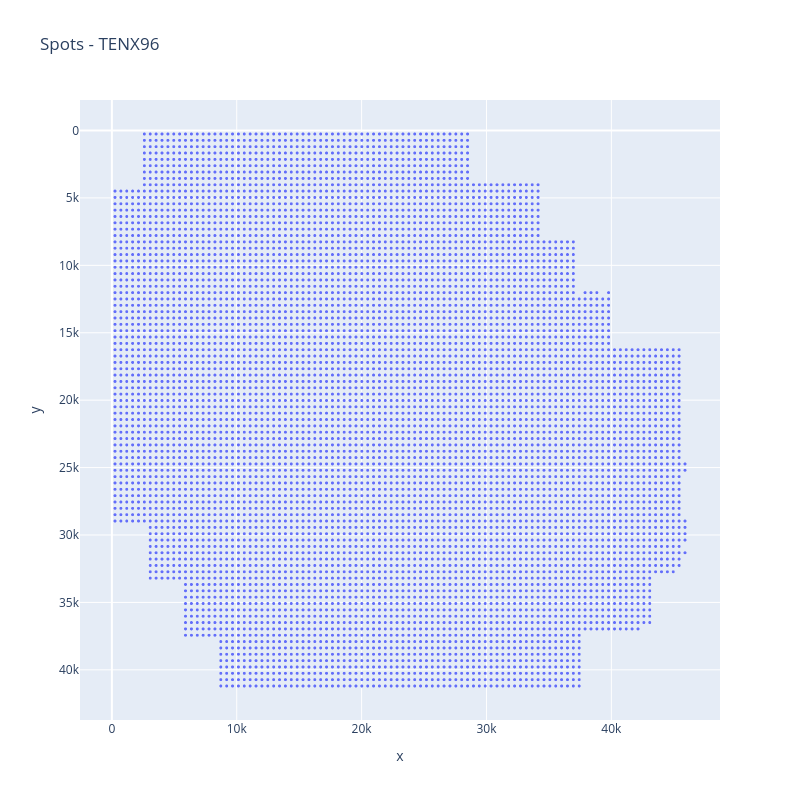
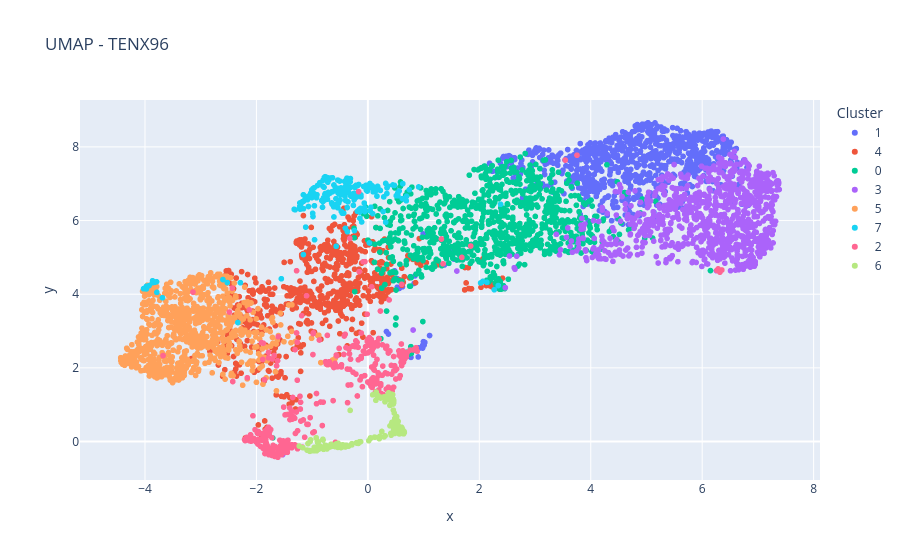
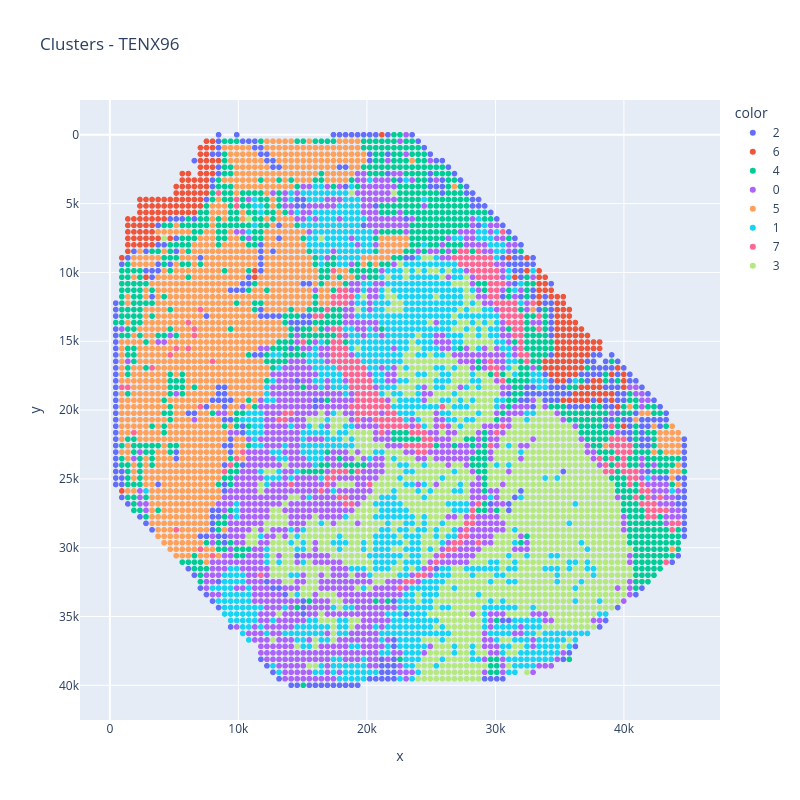
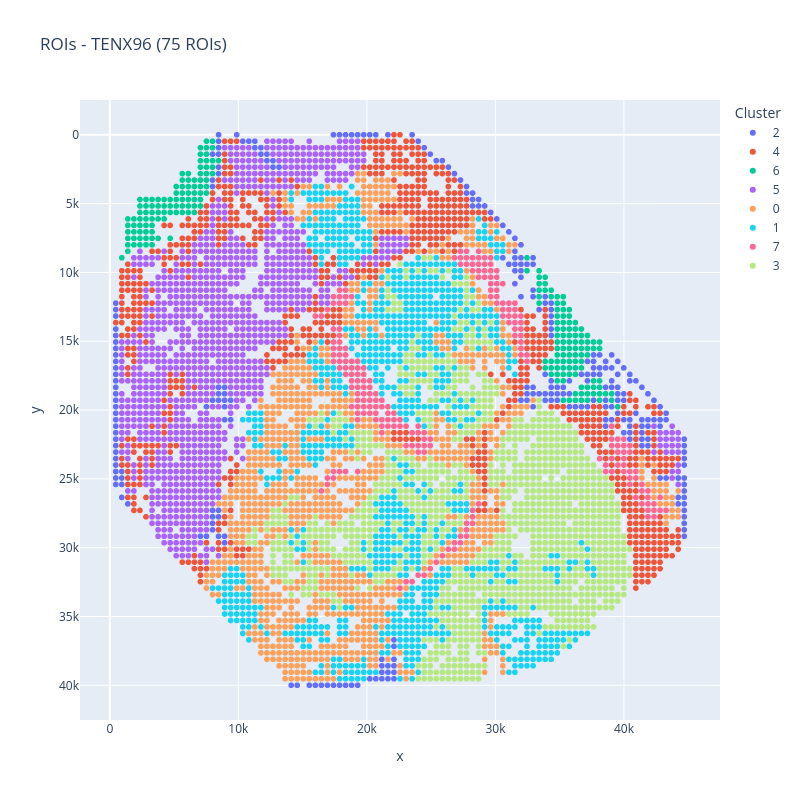

Notebook cell for these charts, in order:
### Markdown cell above
## 8. Main Pipeline

### Code cell
loader = HESTDataLoader(CONFIG['DATA_DIR'])
visualizer = HESTVisualizer()
extractor = HESTFeatureExtractor(CONFIG['DEVICE'])
clusterer = HESTClusterer(n_clusters=CONFIG['N_CLUSTERS'])
graph_builder = HESTGraphBuilder(CONFIG['OUTPUT_DIR'])
analyzer = HESTTranscriptomicsAnalyzer(CONFIG['BREAST_CANCER_MARKERS'])
roi_extractor = HESTROIExtractor(patch_size=CONFIG['PATCH_SIZE'], target_size=CONFIG['ROI_TARGET_SIZE'])

for slide in CONFIG['SLIDES']:
    print(f"\n{'='*20} {slide} {'='*20}")
    
    coords_h5, barcodes = loader.load_patches_metadata(slide)
    adata = loader.load_transcriptomics(slide)
    visualizer.plot_spatial_spots(adata, slide)
    
    markers = analyzer.find_available_markers(adata)
    patch_to_spot = analyzer.map_patches_to_spots(barcodes, adata)
    
    h5_path = loader.get_patches_path(slide)
    wsi_path = loader.get_wsi_path(slide)
    features, coords = extractor.extract(h5_path, CONFIG['OUTPUT_DIR'], slide)
    
    if features is not None:
        labels = clusterer.run(features)
        emb, emb_labels = clusterer.compute_umap(features, labels)
        visualizer.plot_umap(emb, emb_labels, slide)
        visualizer.plot_clusters_spatial(coords, labels, slide)
        
        rois = graph_builder.generate_rois(coords, labels, slide, CONFIG['ROI_DISTANCE_THRESHOLD'],
                                            min_patches=CONFIG['MIN_PATCHES_PER_ROI'])
        
        rois = roi_extractor.process_all_rois(wsi_path, coords, rois, CONFIG['OUTPUT_DIR'], slide)
        
        graph_builder.save_rois(rois, slide)
        visualizer.plot_rois_spatial(coords, rois, slide)
        
        G = graph_builder.create_knowledge_graph(coords, labels, rois, patch_to_spot, adata, markers, analyzer, slide)
        
        patches_in_rois = sum(r['num_patches'] for r in rois)
        lonely = len(coords) - patches_in_rois
        print(f"\nSummary: {len(coords)} patches, {len(rois)} ROIs, {patches_in_rois} in ROIs, {lonely} lonely")

roi_extractor.close()

### Figure 1 — Plotly figure (JSON) as saved in the notebook; plotly's stock layout.template omitted (floating-point values rounded to 4 significant figures; data arrays with more than 128 entries replaced by an {"elided": "..."} marker saying what was removed)
{"data": [{"hovertemplate": "x=%{x}<br>y=%{y}<extra></extra>", "legendgroup": "", "marker": {"color": "#636efa", "size": 3, "symbol": "circle"}, "mode": "markers", "name": "", "showlegend": false, "type": "scattergl", "x": {"elided": "7233 float values"}, "xaxis": "x", "y": {"elided": "7233 float values"}, "yaxis": "y"}], "layout": {"height": 800, "legend": {"tracegroupgap": 0}, "title": {"text": "Spots - TENX96"}, "width": 800, "xaxis": {"anchor": "y", "domain": [0, 1], "title": {"text": "x"}}, "yaxis": {"anchor": "x", "autorange": "reversed", "domain": [0, 1], "title": {"text": "y"}}}}

### Figure 2 — Plotly figure (JSON) as saved in the notebook; plotly's stock layout.template omitted (floating-point values rounded to 4 significant figures; data arrays with more than 128 entries replaced by an {"elided": "..."} marker saying what was removed)
{"data": [{"hovertemplate": "Cluster=1<br>x=%{x}<br>y=%{y}<extra></extra>", "legendgroup": "1", "marker": {"color": "#636efa", "symbol": "circle"}, "mode": "markers", "name": "1", "showlegend": true, "type": "scattergl", "x": {"elided": "848 float values"}, "xaxis": "x", "y": {"elided": "848 float values"}, "yaxis": "y"}, {"hovertemplate": "Cluster=4<br>x=%{x}<br>y=%{y}<extra></extra>", "legendgroup": "4", "marker": {"color": "#EF553B", "symbol": "circle"}, "mode": "markers", "name": "4", "showlegend": true, "type": "scattergl", "x": {"elided": "699 float values"}, "xaxis": "x", "y": {"elided": "699 float values"}, "yaxis": "y"}, {"hovertemplate": "Cluster=0<br>x=%{x}<br>y=%{y}<extra></extra>", "legendgroup": "0", "marker": {"color": "#00cc96", "symbol": "circle"}, "mode": "markers", "name": "0", "showlegend": true, "type": "scattergl", "x": {"elided": "930 float values"}, "xaxis": "x", "y": {"elided": "930 float values"}, "yaxis": "y"}, {"hovertemplate": "Cluster=3<br>x=%{x}<br>y=%{y}<extra></extra>", "legendgroup": "3", "marker": {"color": "#ab63fa", "symbol": "circle"}, "mode": "markers", "name": "3", "showlegend": true, "type": "scattergl", "x": {"elided": "927 float values"}, "xaxis": "x", "y": {"elided": "927 float values"}, "yaxis": "y"}, {"hovertemplate": "Cluster=5<br>x=%{x}<br>y=%{y}<extra></extra>", "legendgroup": "5", "marker": {"color": "#FFA15A", "symbol": "circle"}, "mode": "markers", "name": "5", "showlegend": true, "type": "scattergl", "x": {"elided": "857 float values"}, "xaxis": "x", "y": {"elided": "857 float values"}, "yaxis": "y"}, {"hovertemplate": "Cluster=7<br>x=%{x}<br>y=%{y}<extra></extra>", "legendgroup": "7", "marker": {"color": "#19d3f3", "symbol": "circle"}, "mode": "markers", "name": "7", "showlegend": true, "type": "scattergl", "x": {"elided": "216 float values"}, "xaxis": "x", "y": {"elided": "216 float values"}, "yaxis": "y"}, {"hovertemplate": "Cluster=2<br>x=%{x}<br>y=%{y}<extra></extra>", "legendgroup": "2", "marker": {"color": "#FF6692", "symbol": "circle"}, "mode": "markers", "name": "2", "showlegend": true, "type": "scattergl", "x": {"elided": "355 float values"}, "xaxis": "x", "y": {"elided": "355 float values"}, "yaxis": "y"}, {"hovertemplate": "Cluster=6<br>x=%{x}<br>y=%{y}<extra></extra>", "legendgroup": "6", "marker": {"color": "#B6E880", "symbol": "circle"}, "mode": "markers", "name": "6", "showlegend": true, "type": "scattergl", "x": {"elided": "168 float values"}, "xaxis": "x", "y": {"elided": "168 float values"}, "yaxis": "y"}], "layout": {"legend": {"title": {"text": "Cluster"}, "tracegroupgap": 0}, "title": {"text": "UMAP - TENX96"}, "xaxis": {"anchor": "y", "domain": [0, 1], "title": {"text": "x"}}, "yaxis": {"anchor": "x", "domain": [0, 1], "title": {"text": "y"}}}}

### Figure 3 — Plotly figure (JSON) as saved in the notebook; plotly's stock layout.template omitted (floating-point values rounded to 4 significant figures; data arrays with more than 128 entries replaced by an {"elided": "..."} marker saying what was removed)
{"data": [{"hovertemplate": "color=2<br>x=%{x}<br>y=%{y}<extra></extra>", "legendgroup": "2", "marker": {"color": "#636efa", "symbol": "circle"}, "mode": "markers", "name": "2", "showlegend": true, "type": "scattergl", "x": {"elided": "421 int values"}, "xaxis": "x", "y": {"elided": "421 int values"}, "yaxis": "y"}, {"hovertemplate": "color=6<br>x=%{x}<br>y=%{y}<extra></extra>", "legendgroup": "6", "marker": {"color": "#EF553B", "symbol": "circle"}, "mode": "markers", "name": "6", "showlegend": true, "type": "scattergl", "x": {"elided": "214 int values"}, "xaxis": "x", "y": {"elided": "214 int values"}, "yaxis": "y"}, {"hovertemplate": "color=4<br>x=%{x}<br>y=%{y}<extra></extra>", "legendgroup": "4", "marker": {"color": "#00cc96", "symbol": "circle"}, "mode": "markers", "name": "4", "showlegend": true, "type": "scattergl", "x": {"elided": "860 int values"}, "xaxis": "x", "y": {"elided": "860 int values"}, "yaxis": "y"}, {"hovertemplate": "color=0<br>x=%{x}<br>y=%{y}<extra></extra>", "legendgroup": "0", "marker": {"color": "#ab63fa", "symbol": "circle"}, "mode": "markers", "name": "0", "showlegend": true, "type": "scattergl", "x": {"elided": "1136 int values"}, "xaxis": "x", "y": {"elided": "1136 int values"}, "yaxis": "y"}, {"hovertemplate": "color=5<br>x=%{x}<br>y=%{y}<extra></extra>", "legendgroup": "5", "marker": {"color": "#FFA15A", "symbol": "circle"}, "mode": "markers", "name": "5", "showlegend": true, "type": "scattergl", "x": {"elided": "1067 int values"}, "xaxis": "x", "y": {"elided": "1067 int values"}, "yaxis": "y"}, {"hovertemplate": "color=1<br>x=%{x}<br>y=%{y}<extra></extra>", "legendgroup": "1", "marker": {"color": "#19d3f3", "symbol": "circle"}, "mode": "markers", "name": "1", "showlegend": true, "type": "scattergl", "x": {"elided": "1028 int values"}, "xaxis": "x", "y": {"elided": "1028 int values"}, "yaxis": "y"}, {"hovertemplate": "color=7<br>x=%{x}<br>y=%{y}<extra></extra>", "legendgroup": "7", "marker": {"color": "#FF6692", "symbol": "circle"}, "mode": "markers", "name": "7", "showlegend": true, "type": "scattergl", "x": {"elided": "270 int values"}, "xaxis": "x", "y": {"elided": "270 int values"}, "yaxis": "y"}, {"hovertemplate": "color=3<br>x=%{x}<br>y=%{y}<extra></extra>", "legendgroup": "3", "marker": {"color": "#B6E880", "symbol": "circle"}, "mode": "markers", "name": "3", "showlegend": true, "type": "scattergl", "x": {"elided": "1181 int values"}, "xaxis": "x", "y": {"elided": "1181 int values"}, "yaxis": "y"}], "layout": {"height": 800, "legend": {"title": {"text": "color"}, "tracegroupgap": 0}, "title": {"text": "Clusters - TENX96"}, "width": 800, "xaxis": {"anchor": "y", "domain": [0, 1], "title": {"text": "x"}}, "yaxis": {"anchor": "x", "autorange": "reversed", "domain": [0, 1], "title": {"text": "y"}}}}

### Figure 4 — Plotly figure (JSON) as saved in the notebook; plotly's stock layout.template omitted (floating-point values rounded to 4 significant figures; data arrays with more than 128 entries replaced by an {"elided": "..."} marker saying what was removed)
{"data": [{"customdata": {"elided": "269x2 int values"}, "hovertemplate": "Cluster=2<br>x=%{x}<br>y=%{y}<br>roi_id=%{customdata[0]}<br>cluster=%{customdata[1]}<extra></extra>", "legendgroup": "2", "marker": {"color": "#636efa", "symbol": "circle"}, "mode": "markers", "name": "2", "showlegend": true, "type": "scattergl", "x": {"elided": "269 int values"}, "xaxis": "x", "y": {"elided": "269 int values"}, "yaxis": "y"}, {"customdata": {"elided": "750x2 int values"}, "hovertemplate": "Cluster=4<br>x=%{x}<br>y=%{y}<br>roi_id=%{customdata[0]}<br>cluster=%{customdata[1]}<extra></extra>", "legendgroup": "4", "marker": {"color": "#EF553B", "symbol": "circle"}, "mode": "markers", "name": "4", "showlegend": true, "type": "scattergl", "x": {"elided": "750 int values"}, "xaxis": "x", "y": {"elided": "750 int values"}, "yaxis": "y"}, {"customdata": {"elided": "201x2 int values"}, "hovertemplate": "Cluster=6<br>x=%{x}<br>y=%{y}<br>roi_id=%{customdata[0]}<br>cluster=%{customdata[1]}<extra></extra>", "legendgroup": "6", "marker": {"color": "#00cc96", "symbol": "circle"}, "mode": "markers", "name": "6", "showlegend": true, "type": "scattergl", "x": {"elided": "201 int values"}, "xaxis": "x", "y": {"elided": "201 int values"}, "yaxis": "y"}, {"customdata": {"elided": "1044x2 int values"}, "hovertemplate": "Cluster=5<br>x=%{x}<br>y=%{y}<br>roi_id=%{customdata[0]}<br>cluster=%{customdata[1]}<extra></extra>", "legendgroup": "5", "marker": {"color": "#ab63fa", "symbol": "circle"}, "mode": "markers", "name": "5", "showlegend": true, "type": "scattergl", "x": {"elided": "1044 int values"}, "xaxis": "x", "y": {"elided": "1044 int values"}, "yaxis": "y"}, {"customdata": {"elided": "988x2 int values"}, "hovertemplate": "Cluster=0<br>x=%{x}<br>y=%{y}<br>roi_id=%{customdata[0]}<br>cluster=%{customdata[1]}<extra></extra>", "legendgroup": "0", "marker": {"color": "#FFA15A", "symbol": "circle"}, "mode": "markers", "name": "0", "showlegend": true, "type": "scattergl", "x": {"elided": "988 int values"}, "xaxis": "x", "y": {"elided": "988 int values"}, "yaxis": "y"}, {"customdata": {"elided": "915x2 int values"}, "hovertemplate": "Cluster=1<br>x=%{x}<br>y=%{y}<br>roi_id=%{customdata[0]}<br>cluster=%{customdata[1]}<extra></extra>", "legendgroup": "1", "marker": {"color": "#19d3f3", "symbol": "circle"}, "mode": "markers", "name": "1", "showlegend": true, "type": "scattergl", "x": {"elided": "915 int values"}, "xaxis": "x", "y": {"elided": "915 int values"}, "yaxis": "y"}, {"customdata": {"elided": "215x2 int values"}, "hovertemplate": "Cluster=7<br>x=%{x}<br>y=%{y}<br>roi_id=%{customdata[0]}<br>cluster=%{customdata[1]}<extra></extra>", "legendgroup": "7", "marker": {"color": "#FF6692", "symbol": "circle"}, "mode": "markers", "name": "7", "showlegend": true, "type": "scattergl", "x": {"elided": "215 int values"}, "xaxis": "x", "y": {"elided": "215 int values"}, "yaxis": "y"}, {"customdata": {"elided": "1131x2 int values"}, "hovertemplate": "Cluster=3<br>x=%{x}<br>y=%{y}<br>roi_id=%{customdata[0]}<br>cluster=%{customdata[1]}<extra></extra>", "legendgroup": "3", "marker": {"color": "#B6E880", "symbol": "circle"}, "mode": "markers", "name": "3", "showlegend": true, "type": "scattergl", "x": {"elided": "1131 int values"}, "xaxis": "x", "y": {"elided": "1131 int values"}, "yaxis": "y"}], "layout": {"height": 800, "legend": {"title": {"text": "Cluster"}, "tracegroupgap": 0}, "title": {"text": "ROIs - TENX96 (75 ROIs)"}, "width": 800, "xaxis": {"anchor": "y", "domain": [0, 1], "title": {"text": "x"}}, "yaxis": {"anchor": "x", "autorange": "reversed", "domain": [0, 1], "title": {"text": "y"}}}}
